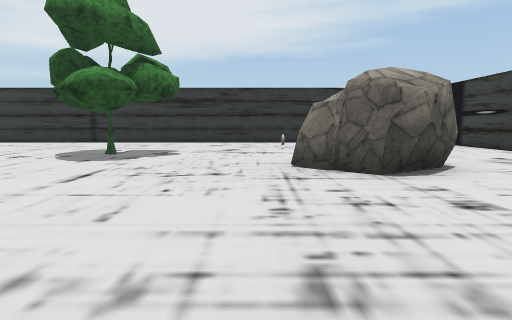
[1] (above)

18 first-person views from a walk through a Unity game level. The camera is 1.3 m above the floor, tilts 6° down and sees 75° across. The floor is counted in squares, 2 m on a side. Each view is taken from the middle of a square. On the plan, view 1 faces up. The plan holds only what a view shows up to about 10 squares ahead; the rest is blank. Some animated figures are left out. Some surface patterns are stand-ins.

[2]
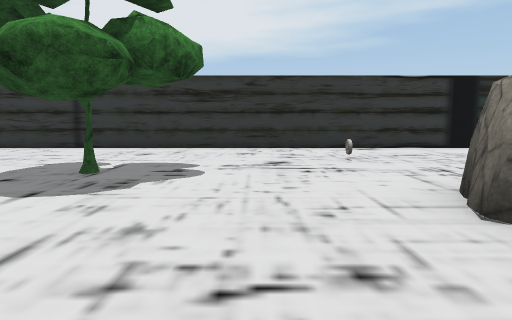

[3]
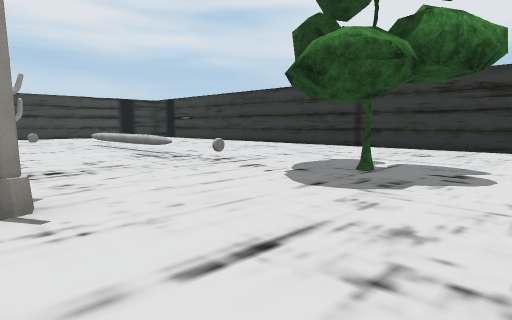

[4]
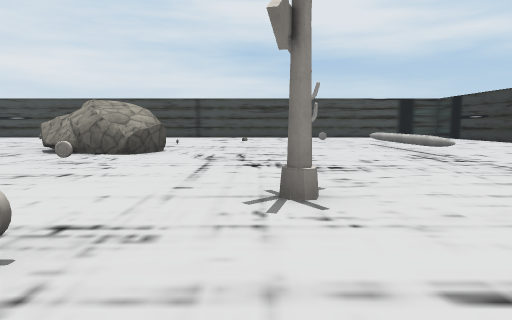

[5]
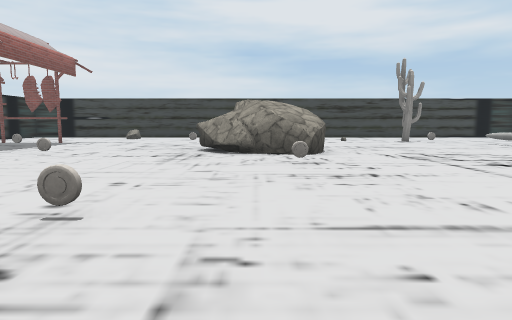

[6]
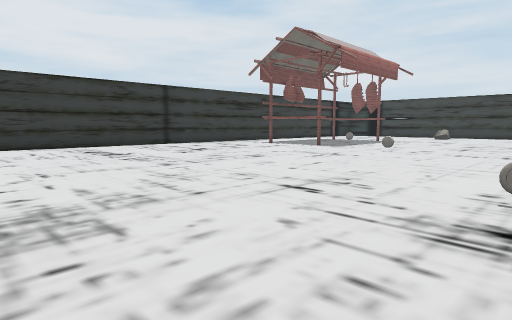

[7]
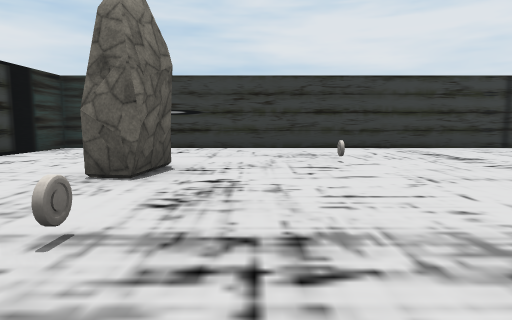

[8]
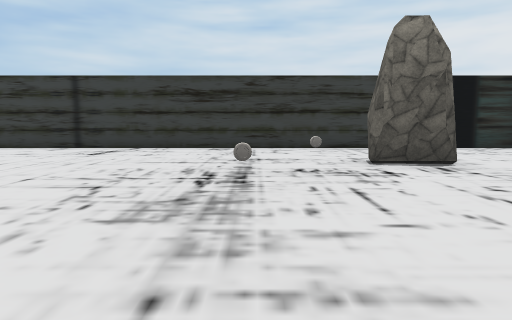

[9]
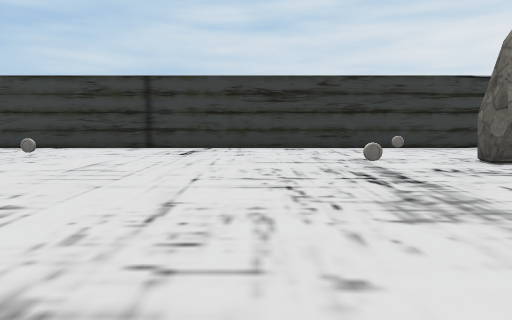

[10]
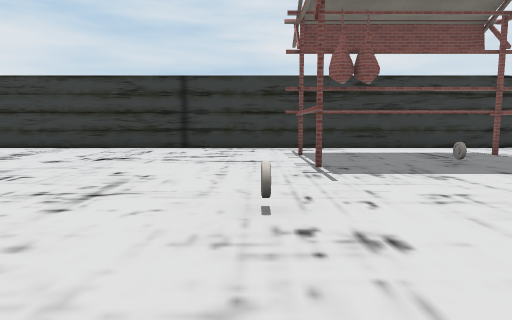

[11]
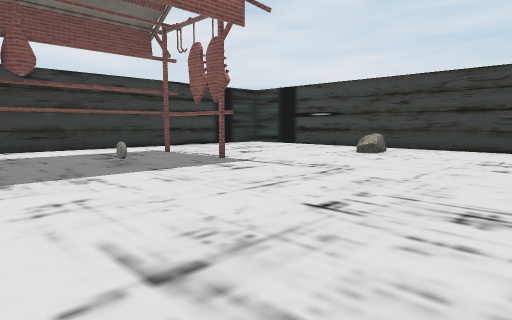

[12]
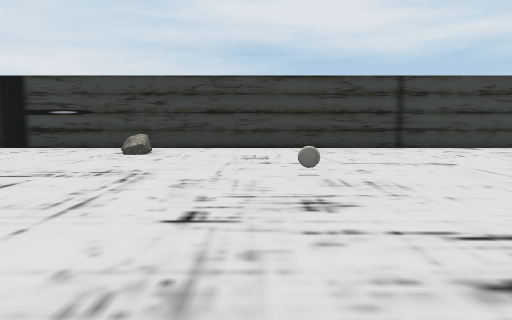

[13]
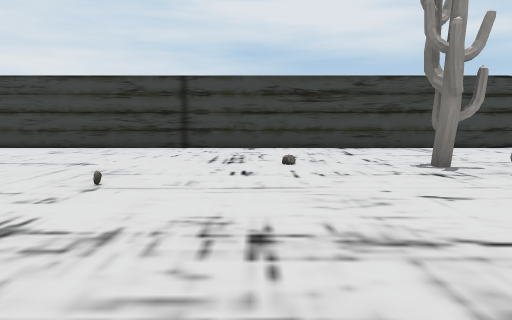

[14]
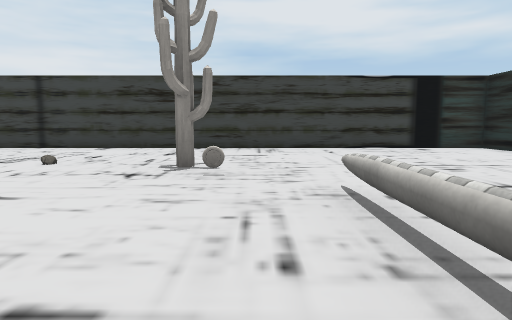

[15]
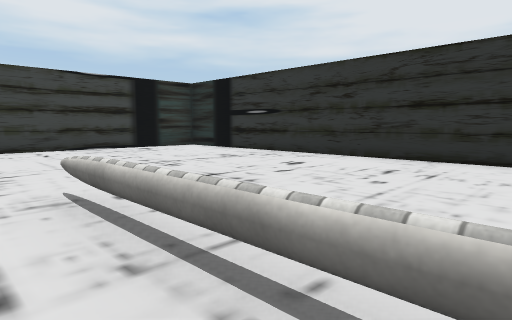

[16]
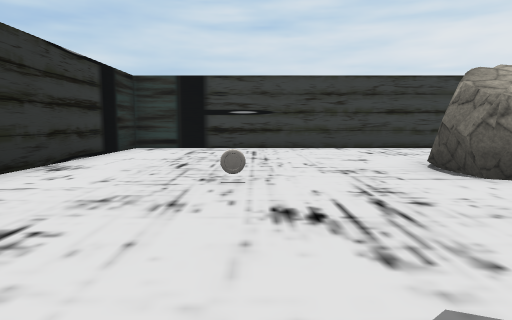

[17]
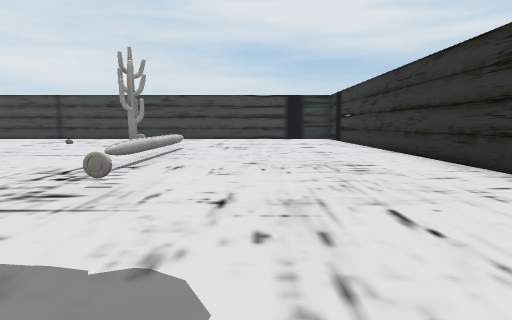

[18]
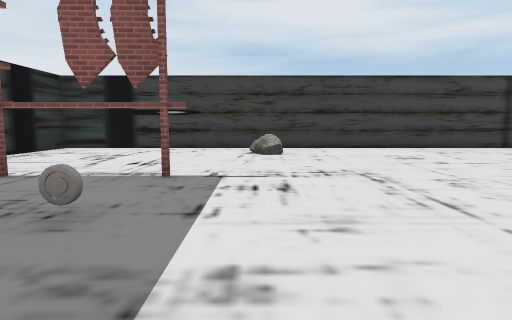

### Floor plan
Points are (right, up) in squares from view 1. A wall is a line through its corners. A room is listed if a view was taken in it or the views show most of it. See-through windows are left out.
Room 1 (views 1, 2, 3, 4, 5, 6, 7, 8, 9, 10, 11, 12, 13, 14, 15, 16, 17, 18)
walls: (5.8, -12.4) (6.4, -12.4) (6.4, 12.4) (-18.4, 12.4) (-18.4, -12.4) (3.4, -12.4)
low walls: (-7.5, 6.9) (-8, 6.9); (-7.6, 6.9) (-12.5, 6.9); (-12.4, 7) (-7.6, 7)
objects: other object (-17, -7); other object (-14, 5); other object (-13, -3); other object (-13, 5); other object (-11, -8); other object (-10, -2) to (-9, 0); other object (-8, -6); other object (-7, 0); other object (-6, 7); other object (-4, 3); other object (-3, -2); other object (-3, 2); other object (-3, 8); other object (-1, -9); other object (1, 5) to (3, 6); other object (1, 9); other object (2, -5); other object (3, -8) to (3, -7); other object (4, 2); other object (5, -6)

Where each view was taken, in squares from view 1:
view 1: 0 up, 0 right, facing up
view 2: 3 up, 1 left, facing up
view 3: 3 up, 1 left, facing up-left
view 4: 3 up, 1 left, facing left
view 5: 1 down, 1 left, facing left
view 6: 2 down, 0 right, facing down-left
view 7: 3 down, 1 right, facing down
view 8: 5 down, 3 left, facing right
view 9: 3 down, 3 left, facing right
view 10: 3 down, 8 left, facing down
view 11: 3 down, 9 left, facing down-left
view 12: 4 down, 9 left, facing left
view 13: 2 up, 9 left, facing left
view 14: 6 up, 9 left, facing left
view 15: 6 up, 9 left, facing up-left
view 16: 9 up, 3 left, facing right
view 17: 9 up, 3 left, facing left
view 18: 7 down, 9 left, facing left
